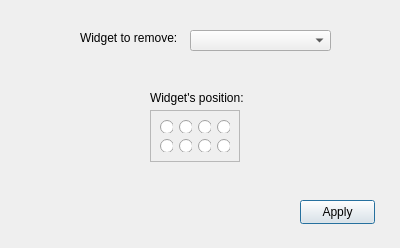
<?xml version="1.0" encoding="UTF-8"?>
<ui version="4.0">
 <class>Dialog</class>
 <widget class="QDialog" name="Dialog">
  <property name="geometry">
   <rect>
    <x>0</x>
    <y>0</y>
    <width>400</width>
    <height>248</height>
   </rect>
  </property>
  <property name="windowTitle">
   <string>Dialog</string>
  </property>
  <widget class="QComboBox" name="widgetComboBox">
   <property name="geometry">
    <rect>
     <x>190</x>
     <y>30</y>
     <width>141</width>
     <height>21</height>
    </rect>
   </property>
  </widget>
  <widget class="QLabel" name="label">
   <property name="geometry">
    <rect>
     <x>80</x>
     <y>30</y>
     <width>101</width>
     <height>16</height>
    </rect>
   </property>
   <property name="text">
    <string>Widget to remove:</string>
   </property>
  </widget>
  <widget class="QFrame" name="widgetPositionframe">
   <property name="geometry">
    <rect>
     <x>150</x>
     <y>110</y>
     <width>90</width>
     <height>52</height>
    </rect>
   </property>
   <property name="frameShape">
    <enum>QFrame::Shape::StyledPanel</enum>
   </property>
   <property name="frameShadow">
    <enum>QFrame::Shadow::Raised</enum>
   </property>
   <layout class="QGridLayout" name="gridLayout">
    <item row="0" column="0">
     <widget class="QRadioButton" name="radioButton">
      <property name="text">
       <string/>
      </property>
     </widget>
    </item>
    <item row="0" column="1">
     <widget class="QRadioButton" name="radioButton_2">
      <property name="text">
       <string/>
      </property>
     </widget>
    </item>
    <item row="0" column="2">
     <widget class="QRadioButton" name="radioButton_3">
      <property name="text">
       <string/>
      </property>
     </widget>
    </item>
    <item row="0" column="3">
     <widget class="QRadioButton" name="radioButton_4">
      <property name="text">
       <string/>
      </property>
     </widget>
    </item>
    <item row="1" column="0">
     <widget class="QRadioButton" name="radioButton_5">
      <property name="text">
       <string/>
      </property>
     </widget>
    </item>
    <item row="1" column="1">
     <widget class="QRadioButton" name="radioButton_6">
      <property name="text">
       <string/>
      </property>
     </widget>
    </item>
    <item row="1" column="2">
     <widget class="QRadioButton" name="radioButton_7">
      <property name="text">
       <string/>
      </property>
     </widget>
    </item>
    <item row="1" column="3">
     <widget class="QRadioButton" name="radioButton_8">
      <property name="text">
       <string/>
      </property>
     </widget>
    </item>
   </layout>
  </widget>
  <widget class="QLabel" name="label_2">
   <property name="geometry">
    <rect>
     <x>150</x>
     <y>90</y>
     <width>101</width>
     <height>16</height>
    </rect>
   </property>
   <property name="text">
    <string>Widget's position:</string>
   </property>
  </widget>
  <widget class="QPushButton" name="applyButton">
   <property name="geometry">
    <rect>
     <x>300</x>
     <y>200</y>
     <width>75</width>
     <height>24</height>
    </rect>
   </property>
   <property name="text">
    <string>Apply</string>
   </property>
  </widget>
 </widget>
 <resources/>
 <connections/>
</ui>
